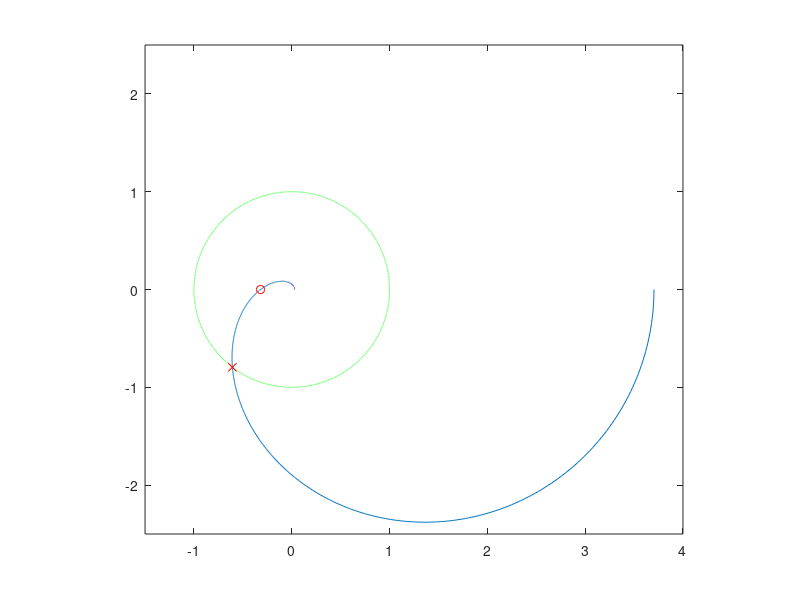

Recreate this plot in MATLAB.
clear all; close all;
w=0:0.001:2*pi;
z=exp(-1i*w);
plot(real(z),imag(z),'g--');
hold on;
w=0:0.001:pi;
z=exp(-1i*w);
G=0.1*z.^2./((1-0.1*z).*(1-0.7*z).*(1-0.9*z));
plot(real(G),imag(G));
plot(-2:0.05:4,0,'b-');
plot(0,-3:0.05:3,'b-');
plot(-0.3194,0,'ro');  % w = 0.6120
plot(-0.6065,-0.7951,'rx');  % w = 0.2861
axis([-1.5 4 -2.5 2.5])
axis('equal');
hold off;